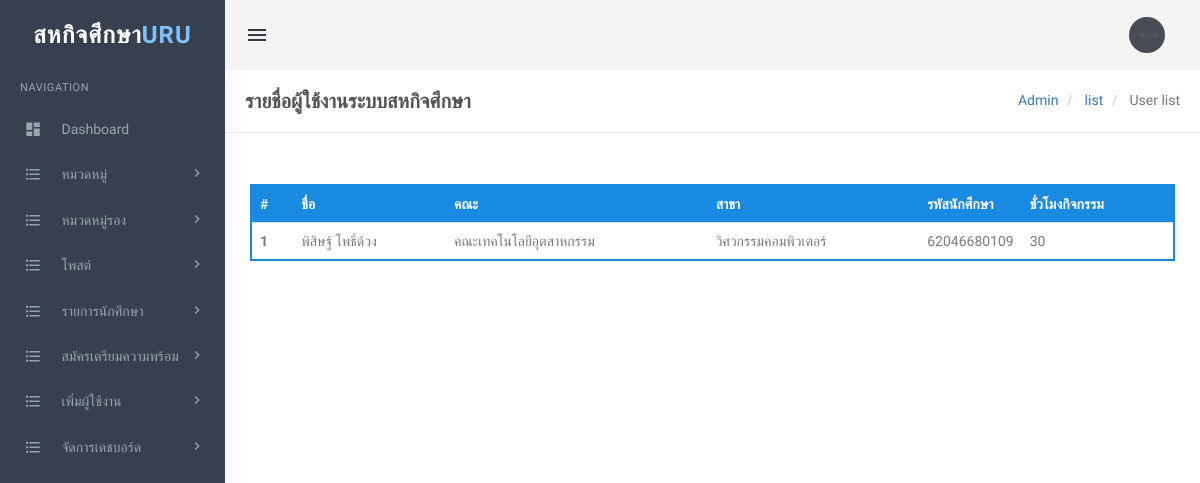
The page /admin/userprelist.php (signed in) on the database its author committed.
### tables this page shows
CREATE TABLE `users` (
  `id` int(20) NOT NULL,
  `nameprefix` varchar(20) NOT NULL,
  `fullname` varchar(255) NOT NULL,
  `fullnameeng` varchar(255) NOT NULL,
  `email` varchar(255) NOT NULL,
  `password` varchar(255) NOT NULL,
  `urole` varchar(20) NOT NULL,
  `faculty` varchar(100) NOT NULL,
  `branch` varchar(100) NOT NULL,
  `studentid` varchar(15) NOT NULL,
  `course` varchar(30) NOT NULL,
  `yearclass` int(4) NOT NULL,
  `teacher` varchar(100) NOT NULL,
  `hoursactivity` int(4) NOT NULL,
  `phone` varchar(11) NOT NULL,
  `housenumber` varchar(10) NOT NULL,
  `village` varchar(50) NOT NULL,
  `alley` varchar(50) NOT NULL,
  `road` varchar(50) NOT NULL,
  `subdistrict` varchar(100) NOT NULL,
  `district` varchar(100) NOT NULL,
  `province` varchar(100) NOT NULL,
  `postalcode` int(10) NOT NULL,
  `sector` varchar(20) NOT NULL,
  `gpa` varchar(10) NOT NULL,
  `gpax` varchar(10) NOT NULL,
  `preschoolyear` int(5) NOT NULL,
  `schoolyear` int(5) NOT NULL,
  `image` varchar(255) NOT NULL,
  `semester` int(3) NOT NULL
);

### admin/userprelist.php (the view, shortened to what this page needs)
<?php
include('includes/config.php');
if(strlen($_SESSION['login'])==0)
  {
header('location:index.php');
}
else{
?>
<!DOCTYPE html>
<html lang="en">
    <head>
        <link href="assets/css/bootstrap.min.css" rel="stylesheet" type="text/css" />
        <link href="assets/css/core.css" rel="stylesheet" type="text/css" />
        <link href="assets/css/components.css" rel="stylesheet" type="text/css" />
        <link href="assets/css/icons.css" rel="stylesheet" type="text/css" />
        <link href="assets/css/pages.css" rel="stylesheet" type="text/css" />
        <link href="assets/css/menu.css" rel="stylesheet" type="text/css" />
        <link href="assets/css/responsive.css" rel="stylesheet" type="text/css" />
		<link rel="stylesheet" href="../plugins/switchery/switchery.min.css">
    </head>
    <body class="fixed-left">
        <div id="wrapper">
<?php include('includes/topheader.php');?>
<?php include('includes/leftsidebar.php');?>
            <div class="content-page">
                <div class="content">
                    <div class="container">
                        <div class="row">
							<div class="col-xs-12">
								<div class="page-title-box">
                                    <h4 class="page-title">รายชื่อผู้ใช้งานระบบสหกิจศึกษา</h4>
                                    <ol class="breadcrumb p-0 m-0">
                                        <li>
                                            <a href="#">Admin</a>
                                        </li>
                                        <li>
                                            <a href="#">list</a>
                                        </li>
                                        <li class="active">
                                          User list
                                        </li>
                                    </ol>
                                    <div class="clearfix"></div>
                                </div>
							</div>
						</div>
<div class="row">
<div class="col-sm-6">
</div>
                                    <div class="row">
										<div class="col-md-12">
											<div class="demo-box m-t-20">
												<div class="table-responsive">
                                                <table class="table m-0 table-colored-bordered table-bordered-primary">
                                                        <thead>
                                                            <tr>
                                                                <th>#</th>
                                                                <th> ชื่อ</th>
                                                                <th>คณะ</th>
                                                                <th>สาขา</th>
                                                                <th width="100">รหัสนักศึกษา</th>
                                                                <th>ชั่วโมงกิจกรรม</th>
                                                            </tr>
                                                        </thead>
                                                        <tbody>
<?php
$query=mysqli_query($con,"Select * from  users  where hoursactivity>1");
$cnt=1;
while($row=mysqli_fetch_array($query))
{
?>
 <tr>
<th scope="row"><?php echo htmlentities($cnt);?></th>
<td><?php echo htmlentities($row['fullname']);?></td>
<td><?php echo htmlentities($row['faculty']);?></td>
<td><?php echo htmlentities($row['branch']);?></td>
<td><?php echo htmlentities($row['studentid']);?></td>
<td><?php echo htmlentities($row['hoursactivity']);?></td>
<?php
$cnt++;
 } ?>
</tbody>
                                                    </table>
                                                </div>
											</div>
										</div>
									</div>
<div class="row">
<div class="col-md-12">
<div class="demo-box m-t-20">
											</div>
										</div>
									</div>
                    </div>
                </div>
            </div>
        </div>
    </body>
</html>
<?php } ?>

### admin/assets/css/core.css (style rules this page uses)
body { font-family: 'Varela Round', sans-serif; margin: 0; padding-bottom: 60px; overflow-x: hidden; color: #797979; }
html { position: relative; min-height: 100%; }
.h1, .h2, .h3, .h4, .h5, .h6, h1, h2, h3, h4, h5, h6 { color: #505458; font-family: 'Hind Madurai', sans-serif; margin: 10px 0; }
* { outline: none !important; }
.container { width: auto; }
#wrapper { height: 100%; overflow: hidden; width: 100%; }
.p-0 { padding: 0 !important; }
.m-0 { margin: 0 !important; }
.m-t-20 { margin-top: 20px !important; }
.row { margin-right: -10px; margin-left: -10px; }
.col-lg-1, .col-lg-10, .col-lg-11, .col-lg-12, .col-lg-2, .col-lg-3, .col-lg-4, .col-lg-5, .col-lg-6, .col-lg-7, .col-lg-8, .col-lg-9, .col-md-1, .col-md-10, .col-md-11, .col-md-12, .col-md-2, .col-md-3, .col-md-4, .col-md-5, .col-md-6, .col-md-7, .col-md-8, .col-md-9, .col-sm-1, .col-sm-10, .col-sm-11, .col-sm-12, .col-sm-2, .col-sm-3, .col-sm-4, .col-sm-5, .col-sm-6, .col-sm-7, .col-sm-8, .col-sm-9, .col-xs-1, .col-xs-10, .col-xs-11, .col-xs-12, .col-xs-2, .col-xs-3, .col-xs-4, .col-xs-5, .col-xs-6, .col-xs-7, .col-xs-8, .col-xs-9 { padding-left: 10px; padding-right: 10px; }
.breadcrumb { background-color: transparent; margin-bottom: 15px; padding-top: 10px; padding-left: 0; }
.demo-box { padding: 10px 15px; }

### admin/assets/css/menu.css (style rules this page uses)
.content-page { margin-left: 225px; overflow: hidden; }
.content-page .content { padding: 0 5px 10px 5px; margin-top: 70px; }
.page-title { font-size: 20px; margin-bottom: 0; margin-top: 0; font-weight: 600; }
.page-title-box { padding: 20px; border-bottom: 1px solid #eee; margin: 0 -20px 20px -20px; }
.page-title-box .page-title { margin-bottom: 0; float: left; }
.page-title-box .breadcrumb { float: right; background-color: transparent !important; }

### rows shown on the page
users: fullname "พิสิษฐ์ โพธิ์ด้วง", faculty "คณะเทคโนโลยีอุตสาหกรรม", branch "วิศวกรรมคอมพิวเตอร์", studentid "62046680109", hoursactivity "30"
